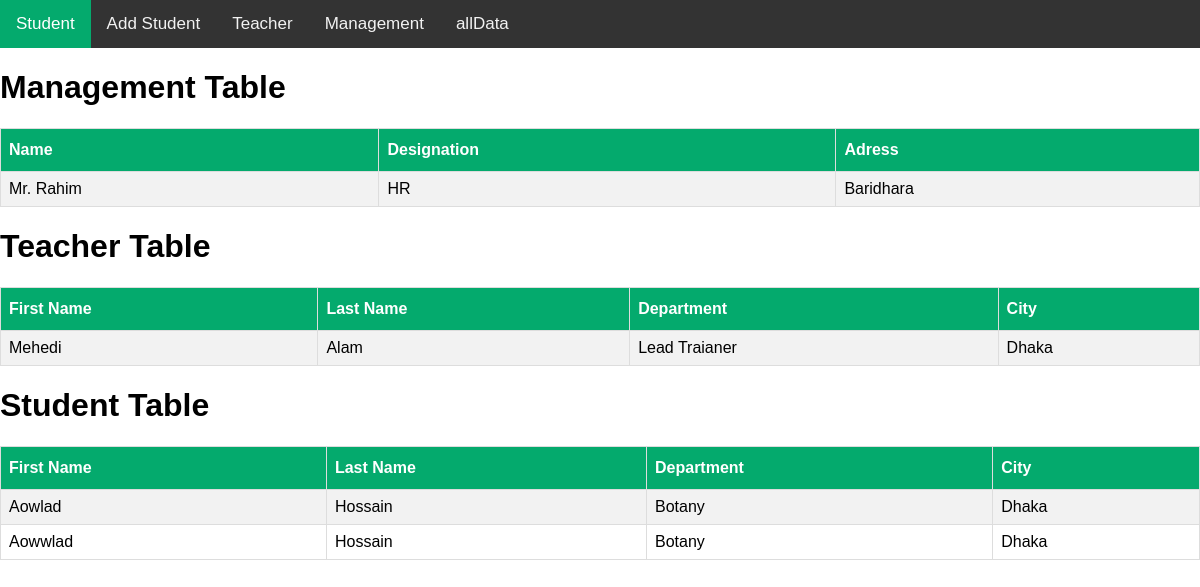
/allData/, run on the app's committed database.
### myApp/models.py (models this page shows, shortened)
class managementModel(models.Model):
    Name=models.CharField(max_length=100,null=True)
    Designation=models.CharField(max_length=100,null=True)
    Address=models.CharField(max_length=100,null=True)

class teacherModel(models.Model):
    FirstName=models.CharField(max_length=100)
    LastName=models.CharField(max_length=100)
    Department=models.CharField(max_length=100)
    City=models.CharField(max_length=100)

class studentModel(models.Model):
    FirstName=models.CharField(max_length=100)
    LastName=models.CharField(max_length=100)
    Department=models.CharField(max_length=100)
    City=models.CharField(max_length=100)

### myProject/views.py (the view)
# urls.py: path('allData/', allData, name='allData'),
def allData(request):
    management=managementModel.objects.all()
    teacher=teacherModel.objects.all()
    student=studentModel.objects.all()
    allData={
        'management':management,
        'teacher':teacher,
        'student':student,
    }
    return render(request, 'allData.html',allData)

### template/allData.html
{% extends 'master.html' %}
{% block content %}
<h1>Management Table</h1>
<table>
    <tr>
        <th>Name</th>
        <th>Designation</th>
        <th>Adress</th>
    </tr>
    {% for i in management %}
    <tr>
        <td>{{i.Name}}</td>
        <td>{{i.Designation}}</td>
        <td>{{i.Address}}</td>
    </tr>
    {% endfor %}
</table>
<h1>Teacher Table</h1>
<table>
    <tr>
        <th>First Name</th>
        <th>Last Name</th>
        <th>Department</th>
        <th>City</th>
    </tr>
    {% for i in teacher %}
    <tr>
        <td>{{i.FirstName}}</td>
        <td>{{i.LastName}}</td>
        <td>{{i.Department}}</td>
        <td>{{i.City}}</td>
    </tr>
    {% endfor %}
</table>
<h1>Student Table</h1>
<table>
    <tr>
        <th>First Name</th>
        <th>Last Name</th>
        <th>Department</th>
        <th>City</th>
    </tr>
    {% for i in student %}
    <tr>
        <td>{{i.FirstName}}</td>
        <td>{{i.LastName}}</td>
        <td>{{i.Department}}</td>
        <td>{{i.City}}</td>
    </tr>
    {% endfor %}
</table>
{% endblock content %}

### template/master.html (shortened to what this page needs)
<!DOCTYPE html>
<html lang="en">
<head>
</head>
<body>
    {% include 'navbar.html' %}
    {% block content %}
    {% endblock content %}
</body>
</html>

### template/navbar.html (shortened to what this page needs)
<div class="topnav">
  <a class="active" href="{% url 'student' %}">Student</a>
  <a href="{% url 'addStudent' %}">Add Student</a>
  <a href="{% url 'teacher' %}">Teacher</a>
  <a href="{% url 'management' %}">Management</a>
  <a href="{% url 'allData' %}">allData</a>
</div>

### template/master.html (style rules this page uses)
table { font-family: Arial, Helvetica, sans-serif; border-collapse: collapse; width: 100%; }
td, th { border: 1px solid #ddd; padding: 8px; }
tr:nth-child(even) { background-color: #f2f2f2; }
th { padding-top: 12px; padding-bottom: 12px; text-align: left; background-color: #04AA6D; color: white; }

### template/navbar.html (style rules this page uses)
body { margin: 0; font-family: Arial, Helvetica, sans-serif; }
.topnav { overflow: hidden; background-color: #333; }
.topnav a { float: left; color: #f2f2f2; text-align: center; padding: 14px 16px; text-decoration: none; font-size: 17px; }
.topnav a.active { background-color: #04AA6D; color: white; }

### data on the page
managementModel: Name "Mr. Rahim", Designation "HR", Address "Baridhara"
teacherModel: FirstName "Mehedi", LastName "Alam", Department "Lead Traianer", City "Dhaka"
studentModel: FirstName "Aowlad", LastName "Hossain", Department "Botany", City "Dhaka"
studentModel: FirstName "Aowwlad", LastName "Hossain", Department "Botany", City "Dhaka"
